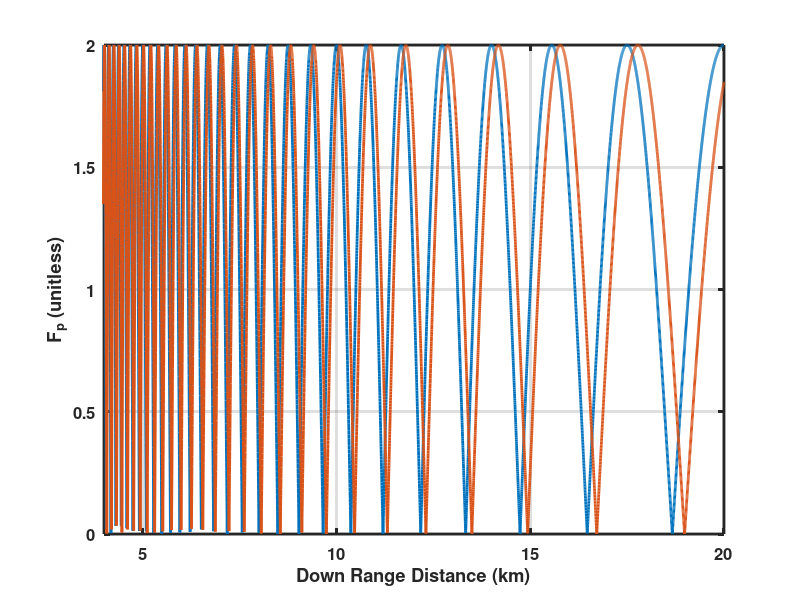

Write MATLAB code to recreate this figure.
function plotMultipathExample(varargin)

saveFigs = 0;

if (nargin == 1)
    saveFigs = varargin{1};
end

re = 6371000*4/3;
h1 = 30;
h2 = 20;
r4 = linspace(1000,20000,10000);

% h2 = 15 - r4/(2*re);

r1 = sqrt(r4.^2 + (h1-h2).^2);
r23 = sqrt(r4.^2 + (h1+h2).^2);

lambda = 3e8/35e9;
k = 2*pi/lambda;

value = abs(exp(1j*k*r1) + exp(1j*k*r23));
value1 = abs(exp(1j*k*r1) + exp(1j*(k*r23 +pi/4)));

h = figure;
plot(r4/1000,value,'LineWidth',2);
hold on
plot(r4/1000,value1,'LineWidth',2);
grid on
xlabel('Down Range Distance (km)')
ylabel('F_p (unitless)');
xlim([4 20])
set(gca,'LineWidth',2)
set(gca,'FontSize',12)
set(gca,'FontWeight','bold')

if(saveFigs == 1)
    saveas(h,'two_ray_multipath_results','png')
end
